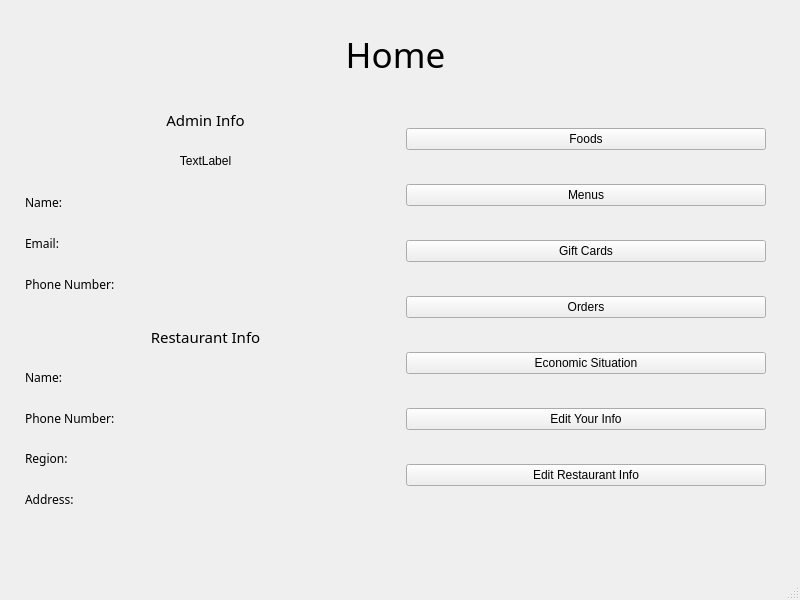
<?xml version="1.0" encoding="UTF-8"?>
<ui version="4.0">
 <class>MainWindow</class>
 <widget class="QMainWindow" name="MainWindow">
  <property name="geometry">
   <rect>
    <x>0</x>
    <y>0</y>
    <width>800</width>
    <height>600</height>
   </rect>
  </property>
  <property name="windowTitle">
   <string>MainWindow</string>
  </property>
  <widget class="QWidget" name="centralwidget">
   <widget class="QWidget" name="gridLayoutWidget">
    <property name="geometry">
     <rect>
      <x>10</x>
      <y>10</y>
      <width>771</width>
      <height>521</height>
     </rect>
    </property>
    <layout class="QGridLayout" name="gridLayout">
     <property name="leftMargin">
      <number>10</number>
     </property>
     <property name="topMargin">
      <number>10</number>
     </property>
     <property name="rightMargin">
      <number>10</number>
     </property>
     <property name="bottomMargin">
      <number>10</number>
     </property>
     <property name="spacing">
      <number>10</number>
     </property>
     <item row="0" column="0" colspan="2">
      <widget class="QLabel" name="lblTitle">
       <property name="font">
        <font>
         <family>Arial Rounded MT Bold</family>
         <pointsize>26</pointsize>
        </font>
       </property>
       <property name="text">
        <string>Home</string>
       </property>
       <property name="alignment">
        <set>Qt::AlignCenter</set>
       </property>
      </widget>
     </item>
     <item row="1" column="1" rowspan="6">
      <layout class="QVBoxLayout" name="verticalLayout">
       <property name="leftMargin">
        <number>5</number>
       </property>
       <property name="topMargin">
        <number>5</number>
       </property>
       <property name="rightMargin">
        <number>5</number>
       </property>
       <property name="bottomMargin">
        <number>5</number>
       </property>
       <item>
        <widget class="QPushButton" name="btnFoods">
         <property name="text">
          <string>Foods</string>
         </property>
        </widget>
       </item>
       <item>
        <widget class="QPushButton" name="btnMenus">
         <property name="text">
          <string>Menus</string>
         </property>
        </widget>
       </item>
       <item>
        <widget class="QPushButton" name="btnGiftCards">
         <property name="text">
          <string>Gift Cards</string>
         </property>
        </widget>
       </item>
       <item>
        <widget class="QPushButton" name="btnOrders">
         <property name="text">
          <string>Orders</string>
         </property>
        </widget>
       </item>
       <item>
        <widget class="QPushButton" name="btnEconomic">
         <property name="text">
          <string>Economic Situation</string>
         </property>
        </widget>
       </item>
       <item>
        <widget class="QPushButton" name="btnEditAdminInfo">
         <property name="text">
          <string>Edit Your Info</string>
         </property>
        </widget>
       </item>
       <item>
        <widget class="QPushButton" name="btnEditRestaurantInfo">
         <property name="text">
          <string>Edit Restaurant Info</string>
         </property>
        </widget>
       </item>
      </layout>
     </item>
     <item row="4" column="0" rowspan="3">
      <layout class="QVBoxLayout" name="verticalLayout_3">
       <property name="spacing">
        <number>6</number>
       </property>
       <property name="leftMargin">
        <number>5</number>
       </property>
       <property name="topMargin">
        <number>5</number>
       </property>
       <property name="rightMargin">
        <number>5</number>
       </property>
       <property name="bottomMargin">
        <number>5</number>
       </property>
       <item>
        <widget class="QLabel" name="lblRestInfoTitle">
         <property name="font">
          <font>
           <family>Arial Rounded MT Bold</family>
           <pointsize>11</pointsize>
          </font>
         </property>
         <property name="text">
          <string>Restaurant Info</string>
         </property>
         <property name="alignment">
          <set>Qt::AlignCenter</set>
         </property>
        </widget>
       </item>
       <item>
        <widget class="QLabel" name="lblRestaurantName">
         <property name="font">
          <font>
           <family>Arial Rounded MT Bold</family>
           <pointsize>9</pointsize>
          </font>
         </property>
         <property name="text">
          <string>Name: </string>
         </property>
        </widget>
       </item>
       <item>
        <widget class="QLabel" name="lblRestPhone">
         <property name="font">
          <font>
           <family>Arial Rounded MT Bold</family>
           <pointsize>9</pointsize>
          </font>
         </property>
         <property name="text">
          <string>Phone Number: </string>
         </property>
        </widget>
       </item>
       <item>
        <widget class="QLabel" name="lblRestRegion">
         <property name="font">
          <font>
           <family>Arial Rounded MT Bold</family>
           <pointsize>9</pointsize>
          </font>
         </property>
         <property name="text">
          <string>Region: </string>
         </property>
        </widget>
       </item>
       <item>
        <widget class="QLabel" name="lblRestAddress">
         <property name="font">
          <font>
           <family>Arial Rounded MT Bold</family>
           <pointsize>9</pointsize>
          </font>
         </property>
         <property name="text">
          <string>Address: </string>
         </property>
        </widget>
       </item>
      </layout>
     </item>
     <item row="1" column="0" rowspan="3">
      <layout class="QVBoxLayout" name="verticalLayout_2">
       <property name="leftMargin">
        <number>5</number>
       </property>
       <property name="topMargin">
        <number>5</number>
       </property>
       <property name="rightMargin">
        <number>5</number>
       </property>
       <property name="bottomMargin">
        <number>5</number>
       </property>
       <item>
        <widget class="QLabel" name="lblAdminInfoTitle">
         <property name="font">
          <font>
           <family>Arial Rounded MT Bold</family>
           <pointsize>11</pointsize>
          </font>
         </property>
         <property name="text">
          <string>Admin Info</string>
         </property>
         <property name="alignment">
          <set>Qt::AlignCenter</set>
         </property>
        </widget>
       </item>
       <item>
        <widget class="QLabel" name="lblProf">
         <property name="text">
          <string>TextLabel</string>
         </property>
         <property name="alignment">
          <set>Qt::AlignCenter</set>
         </property>
        </widget>
       </item>
       <item>
        <widget class="QLabel" name="lblAFullName">
         <property name="font">
          <font>
           <family>Arial Rounded MT Bold</family>
           <pointsize>9</pointsize>
          </font>
         </property>
         <property name="text">
          <string>Name:  </string>
         </property>
        </widget>
       </item>
       <item>
        <widget class="QLabel" name="lblEmail">
         <property name="font">
          <font>
           <family>Arial Rounded MT Bold</family>
           <pointsize>9</pointsize>
          </font>
         </property>
         <property name="text">
          <string>Email: </string>
         </property>
        </widget>
       </item>
       <item>
        <widget class="QLabel" name="lblPhoneNumber">
         <property name="font">
          <font>
           <family>Arial Rounded MT Bold</family>
           <pointsize>9</pointsize>
          </font>
         </property>
         <property name="text">
          <string>Phone Number: </string>
         </property>
        </widget>
       </item>
      </layout>
     </item>
    </layout>
   </widget>
  </widget>
  <widget class="QMenuBar" name="menubar">
   <property name="geometry">
    <rect>
     <x>0</x>
     <y>0</y>
     <width>800</width>
     <height>26</height>
    </rect>
   </property>
  </widget>
  <widget class="QStatusBar" name="statusbar"/>
 </widget>
 <resources/>
 <connections/>
</ui>
